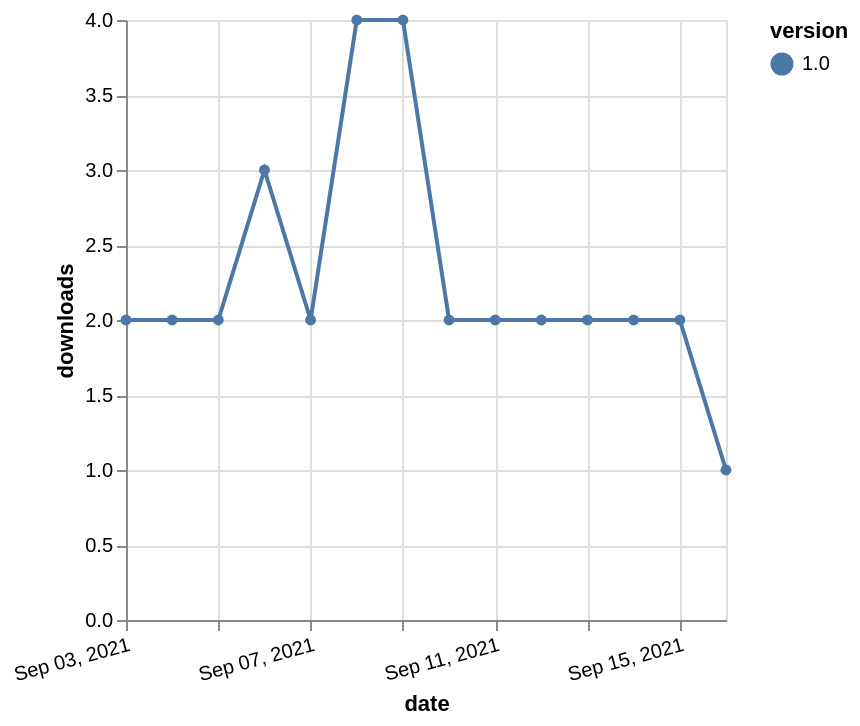

Write the Vega-Lite specification saved for this chart.
### Vega-Lite specification from a JSON file in a GitHub repository (floating-point values rounded to 4 significant figures)
{"$schema": "https://vega.github.io/schema/vega-lite/v5.json", "description": "A simple bar chart with embedded data.", "data": {"values": [{"date": "2021-09-03", "total": 2914, "delta": 2, "version": "1.0"}, {"date": "2021-09-04", "total": 2916, "delta": 2, "version": "1.0"}, {"date": "2021-09-05", "total": 2918, "delta": 2, "version": "1.0"}, {"date": "2021-09-06", "total": 2921, "delta": 3, "version": "1.0"}, {"date": "2021-09-07", "total": 2923, "delta": 2, "version": "1.0"}, {"date": "2021-09-08", "total": 2927, "delta": 4, "version": "1.0"}, {"date": "2021-09-09", "total": 2931, "delta": 4, "version": "1.0"}, {"date": "2021-09-10", "total": 2933, "delta": 2, "version": "1.0"}, {"date": "2021-09-11", "total": 2935, "delta": 2, "version": "1.0"}, {"date": "2021-09-12", "total": 2937, "delta": 2, "version": "1.0"}, {"date": "2021-09-13", "total": 2939, "delta": 2, "version": "1.0"}, {"date": "2021-09-14", "total": 2941, "delta": 2, "version": "1.0"}, {"date": "2021-09-15", "total": 2943, "delta": 2, "version": "1.0"}, {"date": "2021-09-16", "total": 2944, "delta": 1, "version": "1.0"}]}, "width": "container", "mark": {"type": "line", "point": {"filled": true}}, "encoding": {"x": {"field": "date", "type": "temporal", "timeUnit": "yearmonthdate", "title": "date", "axis": {"labelAngle": -15}}, "y": {"field": "delta", "type": "quantitative", "title": "downloads"}, "color": {"field": "version", "type": "nominal"}, "tooltip": {"field": "delta"}}}
